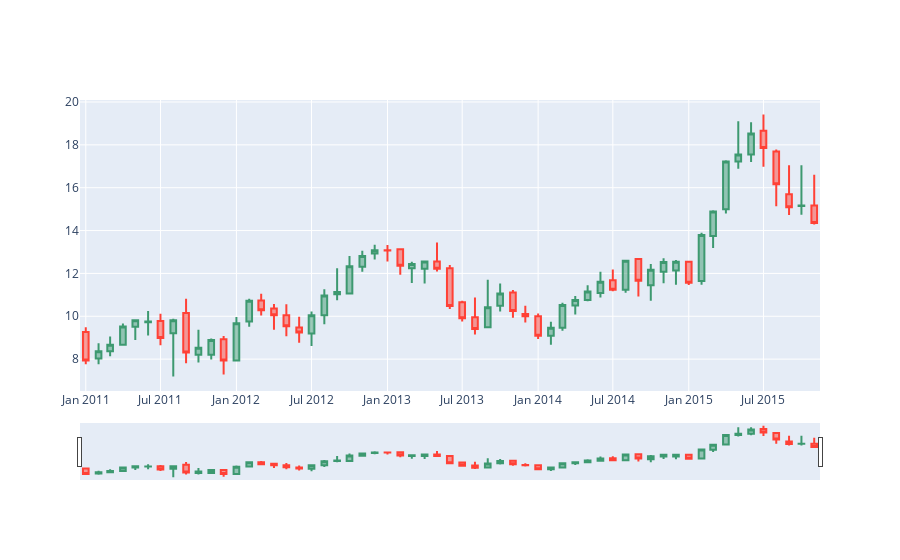

This figure's notebook cell:
### Markdown cell above
## Plotting using candlestick

### Code cell
import plotly.graph_objects as go
df['Unnamed: 0']= pd.to_datetime(df['Unnamed: 0'])

fig = go.Figure(data=[go.Candlestick(x=df['Unnamed: 0'],
                open=stock['open'],
                high=stock['high'],
                low=stock['low'],
                close=stock['close'])])

fig.show()
